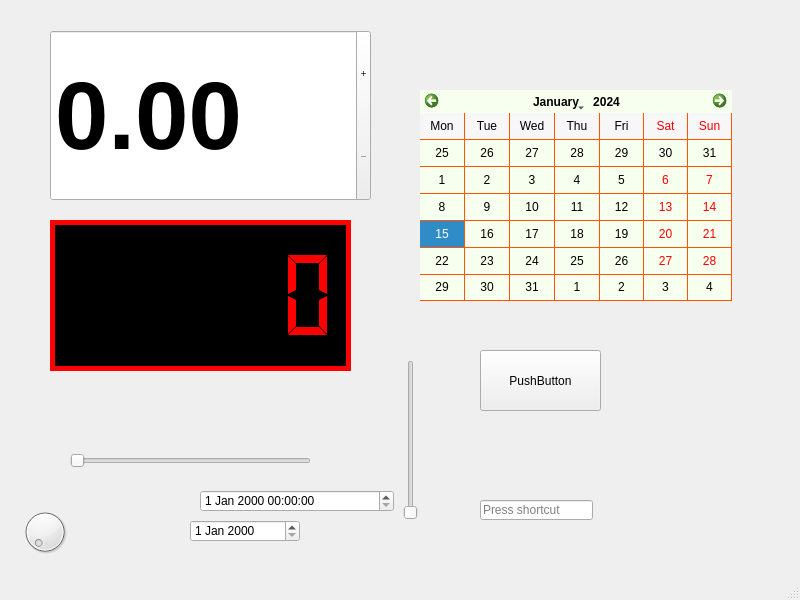
<?xml version="1.0" encoding="UTF-8"?>
<ui version="4.0">
 <class>MainWindow</class>
 <widget class="QMainWindow" name="MainWindow">
  <property name="geometry">
   <rect>
    <x>0</x>
    <y>0</y>
    <width>800</width>
    <height>600</height>
   </rect>
  </property>
  <property name="windowTitle">
   <string>MainWindow</string>
  </property>
  <property name="styleSheet">
   <string notr="true">gridline-color: rgb(255, 85, 0);
color: rgb(0, 0, 0);</string>
  </property>
  <property name="iconSize">
   <size>
    <width>25</width>
    <height>24</height>
   </size>
  </property>
  <widget class="QWidget" name="centralwidget">
   <widget class="QDoubleSpinBox" name="doubleSpinBox">
    <property name="geometry">
     <rect>
      <x>50</x>
      <y>30</y>
      <width>321</width>
      <height>171</height>
     </rect>
    </property>
    <property name="sizeIncrement">
     <size>
      <width>3</width>
      <height>3</height>
     </size>
    </property>
    <property name="font">
     <font>
      <pointsize>72</pointsize>
      <weight>75</weight>
      <bold>true</bold>
     </font>
    </property>
    <property name="buttonSymbols">
     <enum>QAbstractSpinBox::PlusMinus</enum>
    </property>
   </widget>
   <widget class="QLCDNumber" name="lcdNumber">
    <property name="geometry">
     <rect>
      <x>50</x>
      <y>220</y>
      <width>301</width>
      <height>151</height>
     </rect>
    </property>
    <property name="font">
     <font>
      <family>Arial</family>
      <pointsize>18</pointsize>
      <weight>75</weight>
      <bold>true</bold>
     </font>
    </property>
    <property name="styleSheet">
     <string notr="true">color: rgb(255, 0, 0);
background-color: rgb(0, 0, 0);</string>
    </property>
    <property name="frameShadow">
     <enum>QFrame::Plain</enum>
    </property>
    <property name="lineWidth">
     <number>5</number>
    </property>
    <property name="midLineWidth">
     <number>0</number>
    </property>
    <property name="smallDecimalPoint">
     <bool>true</bool>
    </property>
    <property name="segmentStyle">
     <enum>QLCDNumber::Flat</enum>
    </property>
    <property name="value" stdset="0">
     <double>0.000000000000000</double>
    </property>
    <property name="intValue" stdset="0">
     <number>0</number>
    </property>
   </widget>
   <widget class="QSlider" name="horizontalSlider">
    <property name="geometry">
     <rect>
      <x>70</x>
      <y>440</y>
      <width>241</width>
      <height>41</height>
     </rect>
    </property>
    <property name="orientation">
     <enum>Qt::Horizontal</enum>
    </property>
   </widget>
   <widget class="QSlider" name="verticalSlider">
    <property name="geometry">
     <rect>
      <x>400</x>
      <y>360</y>
      <width>22</width>
      <height>160</height>
     </rect>
    </property>
    <property name="orientation">
     <enum>Qt::Vertical</enum>
    </property>
   </widget>
   <widget class="QDateTimeEdit" name="dateTimeEdit">
    <property name="geometry">
     <rect>
      <x>200</x>
      <y>490</y>
      <width>194</width>
      <height>22</height>
     </rect>
    </property>
   </widget>
   <widget class="QDateEdit" name="dateEdit">
    <property name="geometry">
     <rect>
      <x>190</x>
      <y>520</y>
      <width>110</width>
      <height>22</height>
     </rect>
    </property>
   </widget>
   <widget class="QDial" name="dial">
    <property name="geometry">
     <rect>
      <x>20</x>
      <y>500</y>
      <width>50</width>
      <height>64</height>
     </rect>
    </property>
   </widget>
   <widget class="QKeySequenceEdit" name="keySequenceEdit">
    <property name="geometry">
     <rect>
      <x>480</x>
      <y>500</y>
      <width>113</width>
      <height>20</height>
     </rect>
    </property>
   </widget>
   <widget class="QCalendarWidget" name="calendarWidget">
    <property name="geometry">
     <rect>
      <x>420</x>
      <y>90</y>
      <width>312</width>
      <height>211</height>
     </rect>
    </property>
    <property name="font">
     <font>
      <family>Arial</family>
      <weight>50</weight>
      <bold>false</bold>
     </font>
    </property>
    <property name="styleSheet">
     <string notr="true">border-color: rgb(255, 85, 255);
background-color: rgb(247, 255, 239);</string>
    </property>
    <property name="gridVisible">
     <bool>true</bool>
    </property>
    <property name="horizontalHeaderFormat">
     <enum>QCalendarWidget::ShortDayNames</enum>
    </property>
    <property name="verticalHeaderFormat">
     <enum>QCalendarWidget::NoVerticalHeader</enum>
    </property>
   </widget>
   <widget class="QPushButton" name="pushButton">
    <property name="geometry">
     <rect>
      <x>480</x>
      <y>350</y>
      <width>121</width>
      <height>61</height>
     </rect>
    </property>
    <property name="styleSheet">
     <string notr="true">border-color: rgb(255, 0, 0);</string>
    </property>
    <property name="text">
     <string>PushButton</string>
    </property>
    <property name="default">
     <bool>false</bool>
    </property>
    <property name="flat">
     <bool>false</bool>
    </property>
   </widget>
  </widget>
  <widget class="QMenuBar" name="menubar">
   <property name="geometry">
    <rect>
     <x>0</x>
     <y>0</y>
     <width>800</width>
     <height>21</height>
    </rect>
   </property>
  </widget>
  <widget class="QStatusBar" name="statusbar"/>
 </widget>
 <resources/>
 <connections/>
</ui>
